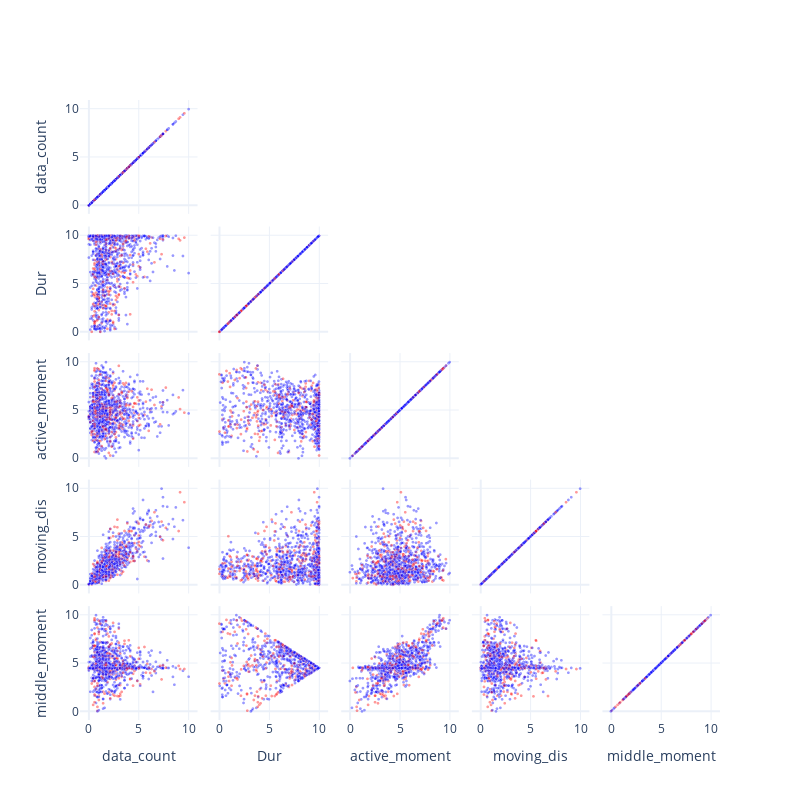

Notebook cell for this chart:
### Code cell
myplot.Scatter_Matrix(df_cluster,
                      dimentions = ['data_count',
                                    'Dur',
                                    'active_moment',
                                    'moving_dis',
                                    'middle_moment',
                                    ],
                        color = 'id')

### Figure 1 — Plotly figure (JSON) as saved in the notebook; plotly's stock layout.template omitted (floating-point values rounded to 4 significant figures; data arrays with more than 128 entries replaced by an {"elided": "..."} marker saying what was removed)
{"data": [{"dimensions": [{"label": "data_count", "values": {"elided": "1151 float values"}}, {"label": "Dur", "values": {"elided": "1151 float values"}}, {"label": "active_moment", "values": {"elided": "1151 float values"}}, {"label": "moving_dis", "values": {"elided": "1151 float values"}}, {"label": "middle_moment", "values": {"elided": "1151 float values"}}], "marker": {"color": {"elided": "1151 int values"}, "colorscale": [[0, "rgb(0,0,255)"], [1, "rgb(255,0,0)"]], "line": {"color": "white", "width": 0.5}, "opacity": 0.4, "showscale": false, "size": 3}, "showupperhalf": false, "type": "splom"}], "layout": {"dragmode": "select", "height": 800, "hovermode": "closest", "width": 800}}
